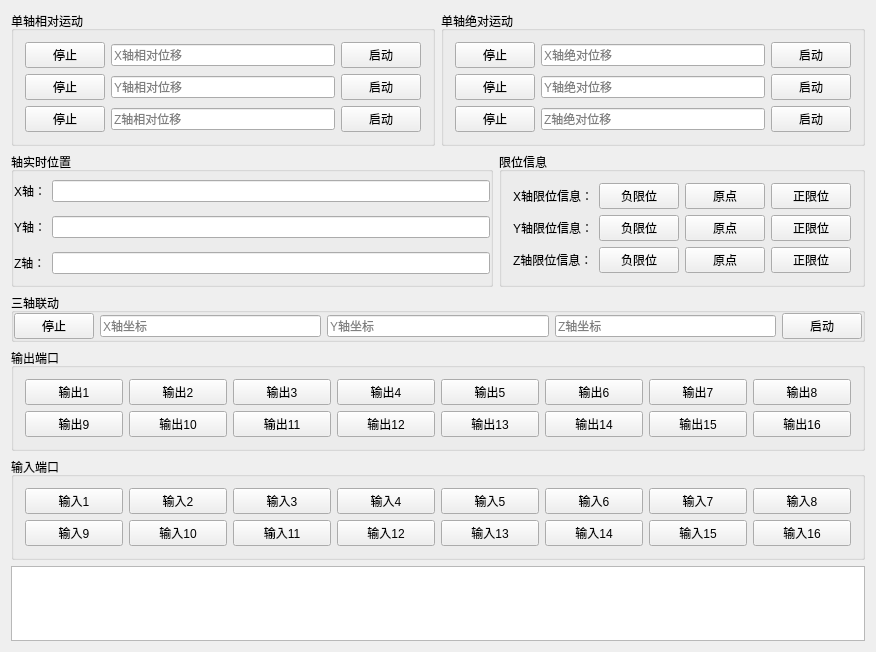
<?xml version="1.0" encoding="UTF-8"?>
<ui version="4.0">
 <class>MotionManagerguiClass</class>
 <widget class="QWidget" name="MotionManagerguiClass">
  <property name="geometry">
   <rect>
    <x>0</x>
    <y>0</y>
    <width>876</width>
    <height>652</height>
   </rect>
  </property>
  <property name="windowTitle">
   <string>MotionManagergui</string>
  </property>
  <layout class="QGridLayout" name="gridLayout_6">
   <item row="0" column="0">
    <layout class="QHBoxLayout" name="horizontalLayout_17">
     <item>
      <widget class="QGroupBox" name="gb_MRelative">
       <property name="title">
        <string>单轴相对运动</string>
       </property>
       <layout class="QGridLayout" name="gridLayout_8">
        <item row="0" column="0">
         <layout class="QHBoxLayout" name="horizontalLayout">
          <item>
           <widget class="QPushButton" name="pb_AxisStop1">
            <property name="text">
             <string>停止</string>
            </property>
           </widget>
          </item>
          <item>
           <widget class="QLineEdit" name="le_XRelativeValue">
            <property name="placeholderText">
             <string>X轴相对位移</string>
            </property>
           </widget>
          </item>
          <item>
           <widget class="QPushButton" name="pb_XRelativeGo">
            <property name="text">
             <string>启动</string>
            </property>
           </widget>
          </item>
         </layout>
        </item>
        <item row="1" column="0">
         <layout class="QHBoxLayout" name="horizontalLayout_2">
          <item>
           <widget class="QPushButton" name="pb_AxisStop2">
            <property name="text">
             <string>停止</string>
            </property>
           </widget>
          </item>
          <item>
           <widget class="QLineEdit" name="le_YRelativeValue">
            <property name="placeholderText">
             <string>Y轴相对位移</string>
            </property>
           </widget>
          </item>
          <item>
           <widget class="QPushButton" name="pb_YRelativeGo">
            <property name="text">
             <string>启动</string>
            </property>
           </widget>
          </item>
         </layout>
        </item>
        <item row="2" column="0">
         <layout class="QHBoxLayout" name="horizontalLayout_3">
          <item>
           <widget class="QPushButton" name="pb_AxisStop3">
            <property name="text">
             <string>停止</string>
            </property>
           </widget>
          </item>
          <item>
           <widget class="QLineEdit" name="le_ZRelativeValue">
            <property name="placeholderText">
             <string>Z轴相对位移</string>
            </property>
           </widget>
          </item>
          <item>
           <widget class="QPushButton" name="pb_ZRelativeGo">
            <property name="text">
             <string>启动</string>
            </property>
           </widget>
          </item>
         </layout>
        </item>
       </layout>
      </widget>
     </item>
     <item>
      <widget class="QGroupBox" name="gb_MAbsolute">
       <property name="title">
        <string>单轴绝对运动</string>
       </property>
       <layout class="QGridLayout" name="gridLayout_2">
        <item row="0" column="0">
         <layout class="QHBoxLayout" name="horizontalLayout_4">
          <item>
           <widget class="QPushButton" name="pb_AxisStopAbso1">
            <property name="text">
             <string>停止</string>
            </property>
           </widget>
          </item>
          <item>
           <widget class="QLineEdit" name="le_XAbsolute">
            <property name="placeholderText">
             <string>X轴绝对位移</string>
            </property>
           </widget>
          </item>
          <item>
           <widget class="QPushButton" name="pb_XAbsoluteGo">
            <property name="text">
             <string>启动</string>
            </property>
           </widget>
          </item>
         </layout>
        </item>
        <item row="1" column="0">
         <layout class="QHBoxLayout" name="horizontalLayout_5">
          <item>
           <widget class="QPushButton" name="pb_AxisStopAbso2">
            <property name="text">
             <string>停止</string>
            </property>
           </widget>
          </item>
          <item>
           <widget class="QLineEdit" name="le_YAbsolute">
            <property name="placeholderText">
             <string>Y轴绝对位移</string>
            </property>
           </widget>
          </item>
          <item>
           <widget class="QPushButton" name="pb_YAbsoluteGo">
            <property name="text">
             <string>启动</string>
            </property>
           </widget>
          </item>
         </layout>
        </item>
        <item row="2" column="0">
         <layout class="QHBoxLayout" name="horizontalLayout_6">
          <item>
           <widget class="QPushButton" name="pb_AxisStopAbso3">
            <property name="text">
             <string>停止</string>
            </property>
           </widget>
          </item>
          <item>
           <widget class="QLineEdit" name="le_ZAbsolute">
            <property name="placeholderText">
             <string>Z轴绝对位移</string>
            </property>
           </widget>
          </item>
          <item>
           <widget class="QPushButton" name="pb_ZAbsoluteGo">
            <property name="text">
             <string>启动</string>
            </property>
           </widget>
          </item>
         </layout>
        </item>
       </layout>
      </widget>
     </item>
    </layout>
   </item>
   <item row="1" column="0">
    <layout class="QHBoxLayout" name="horizontalLayout_18">
     <item>
      <widget class="QGroupBox" name="gb_ActPos">
       <property name="title">
        <string>轴实时位置</string>
       </property>
       <layout class="QGridLayout" name="gridLayout_7">
        <property name="leftMargin">
         <number>0</number>
        </property>
        <property name="topMargin">
         <number>0</number>
        </property>
        <property name="rightMargin">
         <number>0</number>
        </property>
        <property name="bottomMargin">
         <number>0</number>
        </property>
        <item row="0" column="0">
         <layout class="QHBoxLayout" name="horizontalLayout_7">
          <item>
           <widget class="QLabel" name="label">
            <property name="text">
             <string>X轴：</string>
            </property>
           </widget>
          </item>
          <item>
           <widget class="QLineEdit" name="le_XActPos"/>
          </item>
         </layout>
        </item>
        <item row="1" column="0">
         <layout class="QHBoxLayout" name="horizontalLayout_8">
          <item>
           <widget class="QLabel" name="label_2">
            <property name="text">
             <string>Y轴：</string>
            </property>
           </widget>
          </item>
          <item>
           <widget class="QLineEdit" name="le_YActPos"/>
          </item>
         </layout>
        </item>
        <item row="2" column="0">
         <layout class="QHBoxLayout" name="horizontalLayout_9">
          <item>
           <widget class="QLabel" name="label_3">
            <property name="text">
             <string>Z轴：</string>
            </property>
           </widget>
          </item>
          <item>
           <widget class="QLineEdit" name="le_ZActPos"/>
          </item>
         </layout>
        </item>
       </layout>
      </widget>
     </item>
     <item>
      <widget class="QGroupBox" name="gb_LimInfo">
       <property name="title">
        <string>限位信息</string>
       </property>
       <layout class="QGridLayout" name="gridLayout_5">
        <item row="0" column="0">
         <layout class="QHBoxLayout" name="horizontalLayout_13">
          <item>
           <widget class="QLabel" name="label_7">
            <property name="text">
             <string>X轴限位信息：</string>
            </property>
           </widget>
          </item>
          <item>
           <widget class="QPushButton" name="pb_XLimtN">
            <property name="text">
             <string>负限位</string>
            </property>
            <property name="icon">
             <iconset>
              <normaloff>images/seagreen.png</normaloff>images/seagreen.png</iconset>
            </property>
            <property name="iconSize">
             <size>
              <width>32</width>
              <height>32</height>
             </size>
            </property>
           </widget>
          </item>
          <item>
           <widget class="QPushButton" name="pb_XORG">
            <property name="text">
             <string>原点</string>
            </property>
            <property name="icon">
             <iconset>
              <normaloff>images/seagreen.png</normaloff>images/seagreen.png</iconset>
            </property>
            <property name="iconSize">
             <size>
              <width>32</width>
              <height>32</height>
             </size>
            </property>
           </widget>
          </item>
          <item>
           <widget class="QPushButton" name="pb_XLimtP">
            <property name="text">
             <string>正限位</string>
            </property>
            <property name="icon">
             <iconset>
              <normaloff>images/seagreen.png</normaloff>images/seagreen.png</iconset>
            </property>
            <property name="iconSize">
             <size>
              <width>32</width>
              <height>32</height>
             </size>
            </property>
           </widget>
          </item>
         </layout>
        </item>
        <item row="1" column="0">
         <layout class="QHBoxLayout" name="horizontalLayout_14">
          <item>
           <widget class="QLabel" name="label_8">
            <property name="text">
             <string>Y轴限位信息：</string>
            </property>
           </widget>
          </item>
          <item>
           <widget class="QPushButton" name="pb_YLimtN">
            <property name="text">
             <string>负限位</string>
            </property>
            <property name="icon">
             <iconset>
              <normaloff>images/seagreen.png</normaloff>images/seagreen.png</iconset>
            </property>
            <property name="iconSize">
             <size>
              <width>32</width>
              <height>32</height>
             </size>
            </property>
           </widget>
          </item>
          <item>
           <widget class="QPushButton" name="pb_YORG">
            <property name="text">
             <string>原点</string>
            </property>
            <property name="icon">
             <iconset>
              <normaloff>images/seagreen.png</normaloff>images/seagreen.png</iconset>
            </property>
            <property name="iconSize">
             <size>
              <width>32</width>
              <height>32</height>
             </size>
            </property>
           </widget>
          </item>
          <item>
           <widget class="QPushButton" name="pb_YLimtP">
            <property name="text">
             <string>正限位</string>
            </property>
            <property name="icon">
             <iconset>
              <normaloff>images/seagreen.png</normaloff>images/seagreen.png</iconset>
            </property>
            <property name="iconSize">
             <size>
              <width>32</width>
              <height>32</height>
             </size>
            </property>
           </widget>
          </item>
         </layout>
        </item>
        <item row="2" column="0">
         <layout class="QHBoxLayout" name="horizontalLayout_15">
          <item>
           <widget class="QLabel" name="label_9">
            <property name="text">
             <string>Z轴限位信息：</string>
            </property>
           </widget>
          </item>
          <item>
           <widget class="QPushButton" name="pb_ZLimtN">
            <property name="text">
             <string>负限位</string>
            </property>
            <property name="icon">
             <iconset>
              <normaloff>images/seagreen.png</normaloff>images/seagreen.png</iconset>
            </property>
            <property name="iconSize">
             <size>
              <width>32</width>
              <height>32</height>
             </size>
            </property>
           </widget>
          </item>
          <item>
           <widget class="QPushButton" name="pb_ZORG">
            <property name="text">
             <string>原点</string>
            </property>
            <property name="icon">
             <iconset>
              <normaloff>images/seagreen.png</normaloff>images/seagreen.png</iconset>
            </property>
            <property name="iconSize">
             <size>
              <width>32</width>
              <height>32</height>
             </size>
            </property>
           </widget>
          </item>
          <item>
           <widget class="QPushButton" name="pb_ZLimtP">
            <property name="text">
             <string>正限位</string>
            </property>
            <property name="icon">
             <iconset>
              <normaloff>images/seagreen.png</normaloff>images/seagreen.png</iconset>
            </property>
            <property name="iconSize">
             <size>
              <width>32</width>
              <height>32</height>
             </size>
            </property>
           </widget>
          </item>
         </layout>
        </item>
       </layout>
      </widget>
     </item>
    </layout>
   </item>
   <item row="2" column="0">
    <widget class="QGroupBox" name="groupBox_3">
     <property name="title">
      <string>三轴联动</string>
     </property>
     <layout class="QGridLayout" name="gridLayout">
      <property name="leftMargin">
       <number>0</number>
      </property>
      <property name="topMargin">
       <number>0</number>
      </property>
      <property name="rightMargin">
       <number>0</number>
      </property>
      <property name="bottomMargin">
       <number>0</number>
      </property>
      <item row="0" column="0">
       <layout class="QHBoxLayout" name="horizontalLayout_16">
        <item>
         <widget class="QPushButton" name="pb_3AxisStop">
          <property name="text">
           <string>停止</string>
          </property>
         </widget>
        </item>
        <item>
         <widget class="QLineEdit" name="le_3AxisXpos">
          <property name="placeholderText">
           <string>X轴坐标</string>
          </property>
         </widget>
        </item>
        <item>
         <widget class="QLineEdit" name="le_3AxisYpos">
          <property name="placeholderText">
           <string>Y轴坐标</string>
          </property>
         </widget>
        </item>
        <item>
         <widget class="QLineEdit" name="le_3AxisZpos">
          <property name="placeholderText">
           <string>Z轴坐标</string>
          </property>
         </widget>
        </item>
        <item>
         <widget class="QPushButton" name="pb_3AxisGo">
          <property name="text">
           <string>启动</string>
          </property>
         </widget>
        </item>
       </layout>
      </item>
     </layout>
    </widget>
   </item>
   <item row="3" column="0">
    <widget class="QGroupBox" name="groupBox">
     <property name="title">
      <string>输出端口</string>
     </property>
     <layout class="QGridLayout" name="gridLayout_3">
      <item row="0" column="0">
       <layout class="QHBoxLayout" name="horizontalLayout_19">
        <item>
         <widget class="QPushButton" name="pb_output1">
          <property name="text">
           <string>输出1</string>
          </property>
         </widget>
        </item>
        <item>
         <widget class="QPushButton" name="pb_output2">
          <property name="text">
           <string>输出2</string>
          </property>
         </widget>
        </item>
        <item>
         <widget class="QPushButton" name="pb_output3">
          <property name="text">
           <string>输出3</string>
          </property>
         </widget>
        </item>
        <item>
         <widget class="QPushButton" name="pb_output4">
          <property name="text">
           <string>输出4</string>
          </property>
         </widget>
        </item>
        <item>
         <widget class="QPushButton" name="pb_output5">
          <property name="text">
           <string>输出5</string>
          </property>
         </widget>
        </item>
        <item>
         <widget class="QPushButton" name="pb_output6">
          <property name="text">
           <string>输出6</string>
          </property>
         </widget>
        </item>
        <item>
         <widget class="QPushButton" name="pb_output7">
          <property name="text">
           <string>输出7</string>
          </property>
         </widget>
        </item>
        <item>
         <widget class="QPushButton" name="pb_output8">
          <property name="text">
           <string>输出8</string>
          </property>
         </widget>
        </item>
       </layout>
      </item>
      <item row="1" column="0">
       <layout class="QHBoxLayout" name="horizontalLayout_10">
        <item>
         <widget class="QPushButton" name="pb_output9">
          <property name="text">
           <string>输出9</string>
          </property>
         </widget>
        </item>
        <item>
         <widget class="QPushButton" name="pb_output10">
          <property name="text">
           <string>输出10</string>
          </property>
         </widget>
        </item>
        <item>
         <widget class="QPushButton" name="pb_output11">
          <property name="text">
           <string>输出11</string>
          </property>
         </widget>
        </item>
        <item>
         <widget class="QPushButton" name="pb_output12">
          <property name="text">
           <string>输出12</string>
          </property>
         </widget>
        </item>
        <item>
         <widget class="QPushButton" name="pb_output13">
          <property name="text">
           <string>输出13</string>
          </property>
         </widget>
        </item>
        <item>
         <widget class="QPushButton" name="pb_output14">
          <property name="text">
           <string>输出14</string>
          </property>
         </widget>
        </item>
        <item>
         <widget class="QPushButton" name="pb_output15">
          <property name="text">
           <string>输出15</string>
          </property>
         </widget>
        </item>
        <item>
         <widget class="QPushButton" name="pb_output16">
          <property name="text">
           <string>输出16</string>
          </property>
         </widget>
        </item>
       </layout>
      </item>
     </layout>
    </widget>
   </item>
   <item row="4" column="0">
    <widget class="QGroupBox" name="groupBox_2">
     <property name="title">
      <string>输入端口</string>
     </property>
     <layout class="QGridLayout" name="gridLayout_4">
      <item row="0" column="0">
       <layout class="QHBoxLayout" name="horizontalLayout_11">
        <item>
         <widget class="QPushButton" name="pb_input1">
          <property name="text">
           <string>输入1</string>
          </property>
         </widget>
        </item>
        <item>
         <widget class="QPushButton" name="pb_input2">
          <property name="text">
           <string>输入2</string>
          </property>
         </widget>
        </item>
        <item>
         <widget class="QPushButton" name="pb_input3">
          <property name="text">
           <string>输入3</string>
          </property>
         </widget>
        </item>
        <item>
         <widget class="QPushButton" name="pb_input4">
          <property name="text">
           <string>输入4</string>
          </property>
         </widget>
        </item>
        <item>
         <widget class="QPushButton" name="pb_input5">
          <property name="text">
           <string>输入5</string>
          </property>
         </widget>
        </item>
        <item>
         <widget class="QPushButton" name="pb_input6">
          <property name="text">
           <string>输入6</string>
          </property>
         </widget>
        </item>
        <item>
         <widget class="QPushButton" name="pb_input7">
          <property name="text">
           <string>输入7</string>
          </property>
         </widget>
        </item>
        <item>
         <widget class="QPushButton" name="pb_input8">
          <property name="text">
           <string>输入8</string>
          </property>
         </widget>
        </item>
       </layout>
      </item>
      <item row="1" column="0">
       <layout class="QHBoxLayout" name="horizontalLayout_12">
        <item>
         <widget class="QPushButton" name="pb_input9">
          <property name="text">
           <string>输入9</string>
          </property>
         </widget>
        </item>
        <item>
         <widget class="QPushButton" name="pb_input10">
          <property name="text">
           <string>输入10</string>
          </property>
         </widget>
        </item>
        <item>
         <widget class="QPushButton" name="pb_input11">
          <property name="text">
           <string>输入11</string>
          </property>
         </widget>
        </item>
        <item>
         <widget class="QPushButton" name="pb_input12">
          <property name="text">
           <string>输入12</string>
          </property>
         </widget>
        </item>
        <item>
         <widget class="QPushButton" name="pb_input13">
          <property name="text">
           <string>输入13</string>
          </property>
         </widget>
        </item>
        <item>
         <widget class="QPushButton" name="pb_input14">
          <property name="text">
           <string>输入14</string>
          </property>
         </widget>
        </item>
        <item>
         <widget class="QPushButton" name="pb_input15">
          <property name="text">
           <string>输入15</string>
          </property>
         </widget>
        </item>
        <item>
         <widget class="QPushButton" name="pb_input16">
          <property name="text">
           <string>输入16</string>
          </property>
         </widget>
        </item>
       </layout>
      </item>
     </layout>
    </widget>
   </item>
   <item row="5" column="0">
    <widget class="QTextEdit" name="te_InitStatus"/>
   </item>
  </layout>
 </widget>
 <layoutdefault spacing="6" margin="11"/>
 <resources>
  <include location="MotionManagergui.qrc"/>
 </resources>
 <connections/>
</ui>
